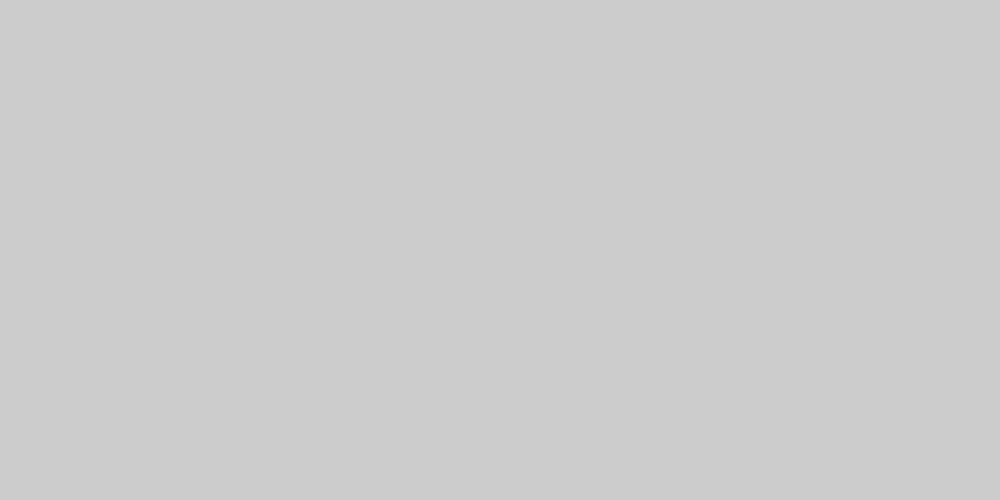
Frame 1 (no input)
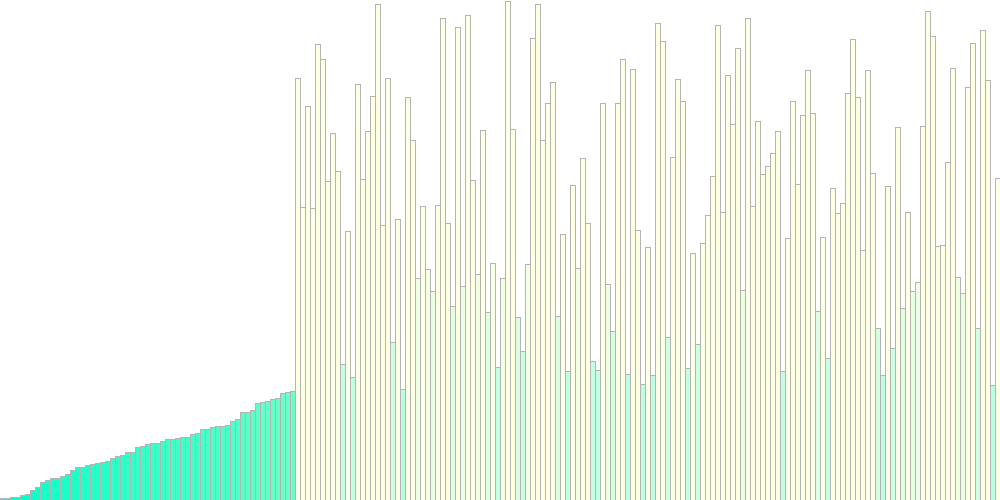
Frame 60 (the mouse pressed at the canvas centre just before this capture)
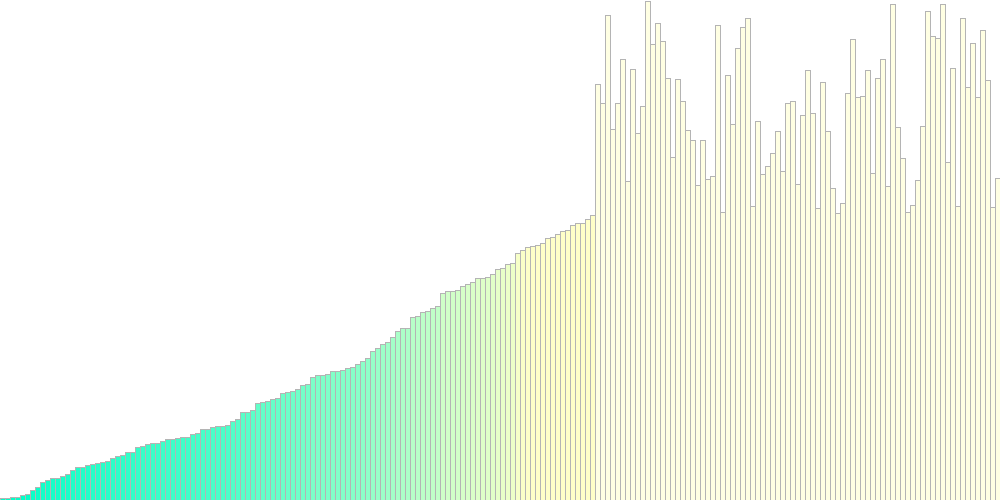
Frame 120 (the mouse held since frame 60 and released just before this capture)

The Processing sketch that drew these frames (run headless with seeded random() and noise(); from frame 60 on, the mouse is pressed at the canvas centre):

// Processing sketch: milestone1
// ── milestone1.pde
import java.util.concurrent.ThreadLocalRandom;

int[] anArray;
int deltaX = 1/200;
int numElements = 200;
int pos = -1;

void setup() {
  size(1000, 500);
  deltaX = width/numElements;
  anArray = new int[numElements];
  for (int i=0; i < numElements; i++) {
    anArray[i] = ThreadLocalRandom.current().nextInt(0,height);
  }
}

void draw() {
  ++pos;
  if (frameCount % 5 ==0) {
    background(255);
    stroke(180);
    for (int i=0; i < numElements; i++) {
      if (i < pos) {
        fill(anArray[i],255,200);
      } else {
        fill(anArray[i],255,200,128);
      }
      rect(i * deltaX, height - anArray[i], deltaX, anArray[i]);
    }
  }

//  selectionSort();

  if (pos < numElements - 1) {
    int smallest = findSmallest(pos);
    if (smallest != pos) {
      swap(pos,smallest);
    }
  }
}

/*
void selectionSort() {
  for (int i=0; i < numElements-1; i++) {
    int min_idx = i;
    for (int j = i+1; j < numElements; j++) {
      if (anArray[j] < anArray[min_idx]) {
        min_idx = j;
      }
    }
    swap(i,min_idx);
  }
}
*/

int findSmallest(int from) {
  int min_idx = from;
  for (int i=from; i < numElements-1; i++) {
    for (int j=i+1; j < numElements; j++) {
      if (anArray[j] < anArray[min_idx]) {
        min_idx = j;
      }
    }
  }
  return min_idx;
}

void swap(int a, int b) {
  int tmp =anArray[a];
  anArray[a] = anArray[b];
  anArray[b] = tmp;
}
